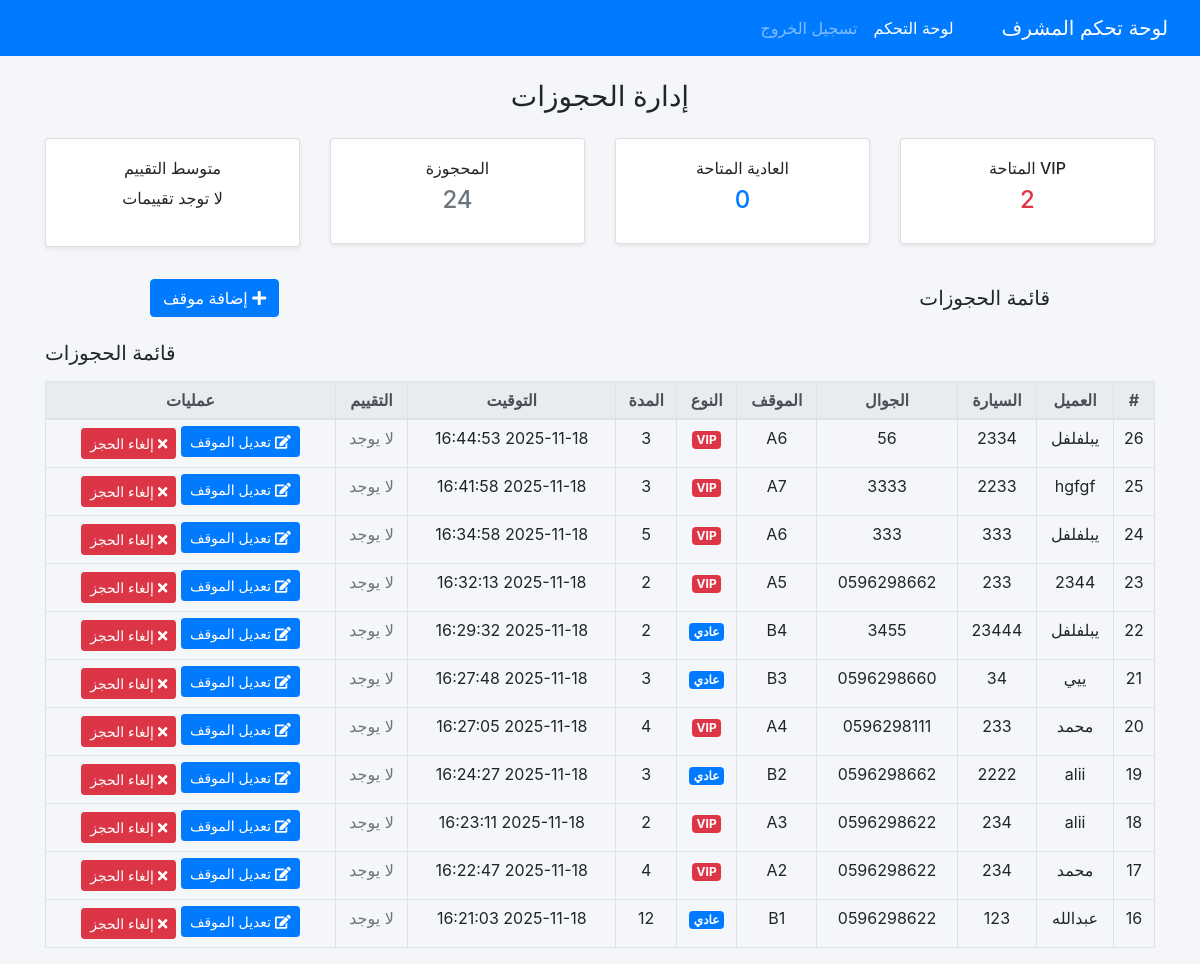
/dashboard.php (signed in), run on the app's committed database.
### tables this page shows
CREATE TABLE IF NOT EXISTS `bookings` (
  `id` int NOT NULL AUTO_INCREMENT,
  `customer_name` varchar(100) NOT NULL,
  `car_number` varchar(20) NOT NULL,
  `phone_number` varchar(20) NOT NULL,
  `duration` int NOT NULL,
  `spot_id` int NOT NULL,
  `booking_time` timestamp NULL DEFAULT CURRENT_TIMESTAMP,
  `rating` int DEFAULT NULL,
  PRIMARY KEY (`id`),
  KEY `spot_id` (`spot_id`)
);

CREATE TABLE IF NOT EXISTS `parking_spots` (
  `id` int NOT NULL AUTO_INCREMENT,
  `spot_number` varchar(20) NOT NULL,
  `status` enum('available','booked') DEFAULT 'available',
  `is_vip` tinyint(1) DEFAULT '0',
  PRIMARY KEY (`id`)
);

### dashboard.php (the view, shortened to what this page needs)
<?php
include 'db_connect.php';
$vip_available     = mysqli_fetch_assoc(mysqli_query($conn, "SELECT COUNT(*) AS c FROM parking_spots WHERE is_vip = 1 AND status='available'"))['c'];
$regular_available = mysqli_fetch_assoc(mysqli_query($conn, "SELECT COUNT(*) AS c FROM parking_spots WHERE is_vip = 0 AND status='available'"))['c'];
$total_booked      = mysqli_fetch_assoc(mysqli_query($conn, "SELECT COUNT(*) AS c FROM parking_spots WHERE status='booked'"))['c'];
$avg_rating_row = mysqli_fetch_assoc(mysqli_query($conn, "SELECT AVG(rating) AS avg_rating FROM bookings WHERE rating IS NOT NULL"));
$avg_rating = $avg_rating_row['avg_rating'] ? round($avg_rating_row['avg_rating'], 1) : null;
$bookings = mysqli_query($conn,"
    SELECT b.*, p.spot_number, p.is_vip
    FROM bookings b
    LEFT JOIN parking_spots p ON b.spot_id = p.id
    ORDER BY b.booking_time DESC
");
?>
<!DOCTYPE html>
<html lang="ar" dir="rtl">
<head>
<link rel="stylesheet" href="https://stackpath.bootstrapcdn.com/bootstrap/4.5.2/css/bootstrap.min.css">
<link rel="stylesheet" href="https://cdnjs.cloudflare.com/ajax/libs/font-awesome/5.15.4/css/all.min.css"/>
</head>
<body>
<nav class="navbar navbar-expand-lg navbar-dark bg-primary">
    <a class="navbar-brand" href="dashboard.php">لوحة تحكم المشرف</a>
    <div class="collapse navbar-collapse" id="navMenu">
        <ul class="navbar-nav ml-auto">
            <li class="nav-item"><a class="nav-link active" href="dashboard.php">لوحة التحكم</a></li>
            <li class="nav-item"><a class="nav-link" href="logout.php">تسجيل الخروج</a></li>
        </ul>
    </div>
</nav>
<div class="container mt-4">
    <h3 class="text-center mb-4">إدارة الحجوزات</h3>
    <div class="row text-center mb-4">
        <div class="col-md-3 mb-2">
            <div class="card shadow-sm"><div class="card-body">
                <h6>VIP المتاحة</h6><h4 class="text-danger"><?= $vip_available ?></h4>
            </div></div>
        </div>
        <div class="col-md-3 mb-2">
            <div class="card shadow-sm"><div class="card-body">
                <h6>العادية المتاحة</h6><h4 class="text-primary"><?= $regular_available ?></h4>
            </div></div>
        </div>
        <div class="col-md-3 mb-2">
            <div class="card shadow-sm"><div class="card-body">
                <h6>المحجوزة</h6><h4 class="text-secondary"><?= $total_booked ?></h4>
            </div></div>
        </div>
        <div class="col-md-3 mb-2">
            <div class="card shadow-sm"><div class="card-body">
                <h6>متوسط التقييم</h6>
                <?php if ($avg_rating !== null): ?>
                    <h4><?= $avg_rating ?>/5</h4>
                    <?php for($i=1;$i<=5;$i++): ?>
                        <?= $i <= round($avg_rating)
                            ? "<i class='fas fa-star' style='color:gold'></i>"
                            : "<i class='far fa-star' style='color:gold'></i>" ?>
                    <?php endfor; ?>
                <?php else: ?>
                    <p>لا توجد تقييمات</p>
                <?php endif; ?>
            </div></div>
        </div>
    </div>
    <div class="d-flex justify-content-between align-items-center mb-3 table-box">
        <h5 class="mb-0">قائمة الحجوزات</h5>
        <a href="add_parking_spot.php" class="btn btn-primary">
            <i class="fas fa-plus"></i> إضافة موقف
        </a>
    </div>
<h5 class="mt-4 mb-3">قائمة الحجوزات</h5>
<div class="table-responsive">
    <table class="table table-bordered table-sm text-center">
        <thead class="thead-light">
            <tr>
                <th>#</th>
                <th>العميل</th>
                <th>السيارة</th>
                <th>الجوال</th>
                <th>الموقف</th>
                <th>النوع</th>
                <th>المدة</th>
                <th>التوقيت</th>
                <th>التقييم</th>
                <th>عمليات</th>
            </tr>
        </thead>
        <tbody>
        <?php if (mysqli_num_rows($bookings) > 0): ?>
            <?php while($b = mysqli_fetch_assoc($bookings)): ?>
            <tr>
                <td><?= $b['id'] ?></td>
                <td><?= $b['customer_name'] ?></td>
                <td><?= $b['car_number'] ?></td>
                <td><?= $b['phone_number'] ?></td>
                <td><?= $b['spot_number'] ?></td>
                <td>
                    <?= $b['is_vip']==1
                        ? "<span class='badge badge-danger'>VIP</span>"
                        : "<span class='badge badge-primary'>عادي</span>" ?>
                </td>
                <td><?= $b['duration'] ?></td>
                <td><?= $b['booking_time'] ?></td>
                <td>
                    <?php
                    if ($b['rating'] !== null) {
                        for ($i=1; $i<=5; $i++) {
                            echo $i <= $b['rating']
                                ? "<i class='fas fa-star' style='color:gold'></i>"
                                : "<i class='far fa-star' style='color:gold'></i>";
                        }
                    } else {
                        echo "<span class='text-muted'>لا يوجد</span>";
                    }
                    ?>
                </td>
                <td>
                    <a href="edit_parking_spot.php?id=<?= $b['spot_id'] ?>"
                       class="btn btn-primary btn-sm mb-1">
                       <i class="fas fa-edit"></i> تعديل الموقف
                    </a>
                    <a href="delete_booking.php?id=<?= $b['id'] ?>"
                       onclick="return confirm('هل أنت متأكد من إلغاء هذا الحجز؟');"
                       class="btn btn-danger btn-sm">
                       <i class="fas fa-times"></i> إلغاء الحجز
                    </a>
                </td>
            </tr>
            <?php endwhile; ?>
        <?php else: ?>
            <tr><td colspan="10">لا توجد حجوزات</td></tr>
        <?php endif; ?>
        </tbody>
    </table>
</div>
</div>
</body>
</html>

### dashboard.php (style rules this page uses)
body { background:#f4f6f9; }
.table-box { max-width: 900px; margin: auto; }
table.table-sm td, table.table-sm th { padding: 6px !important; }

### data on the page
bookings: id "26", customer_name "يبلفلفل", car_number "2334", phone_number "56", parking_spots.spot_number "A6", shows "VIP", duration "3", booking_time "2025-11-18 16:44:53", shows "لا يوجد"
bookings: id "25", customer_name "hgfgf", car_number "2233", phone_number "3333", parking_spots.spot_number "A7", shows "VIP", duration "3", booking_time "2025-11-18 16:41:58", shows "لا يوجد"
bookings: id "24", customer_name "يبلفلفل", car_number "333", phone_number "333", parking_spots.spot_number "A6", shows "VIP", duration "5", booking_time "2025-11-18 16:34:58", shows "لا يوجد"
bookings: id "23", customer_name "2344", car_number "233", phone_number "0596298662", parking_spots.spot_number "A5", shows "VIP", duration "2", booking_time "2025-11-18 16:32:13", shows "لا يوجد"
bookings: id "22", customer_name "يبلفلفل", car_number "23444", phone_number "3455", parking_spots.spot_number "B4", shows "عادي", duration "2", booking_time "2025-11-18 16:29:32", shows "لا يوجد"
bookings: id "21", customer_name "ييي", car_number "34", phone_number "0596298660", parking_spots.spot_number "B3", shows "عادي", duration "3", booking_time "2025-11-18 16:27:48", shows "لا يوجد"
bookings: id "20", customer_name "محمد", car_number "233", phone_number "0596298111", parking_spots.spot_number "A4", shows "VIP", duration "4", booking_time "2025-11-18 16:27:05", shows "لا يوجد"
bookings: id "19", customer_name "alii", car_number "2222", phone_number "0596298662", parking_spots.spot_number "B2", shows "عادي", duration "3", booking_time "2025-11-18 16:24:27", shows "لا يوجد"
bookings: id "18", customer_name "alii", car_number "234", phone_number "0596298622", parking_spots.spot_number "A3", shows "VIP", duration "2", booking_time "2025-11-18 16:23:11", shows "لا يوجد"
bookings: id "17", customer_name "محمد", car_number "234", phone_number "0596298622", parking_spots.spot_number "A2", shows "VIP", duration "4", booking_time "2025-11-18 16:22:47", shows "لا يوجد"
bookings: id "16", customer_name "عبدالله", car_number "123", phone_number "0596298622", parking_spots.spot_number "B1", shows "عادي", duration "12", booking_time "2025-11-18 16:21:03", shows "لا يوجد"

### other printed values
$vip_available "2"
$regular_available "0"
$total_booked "24"
